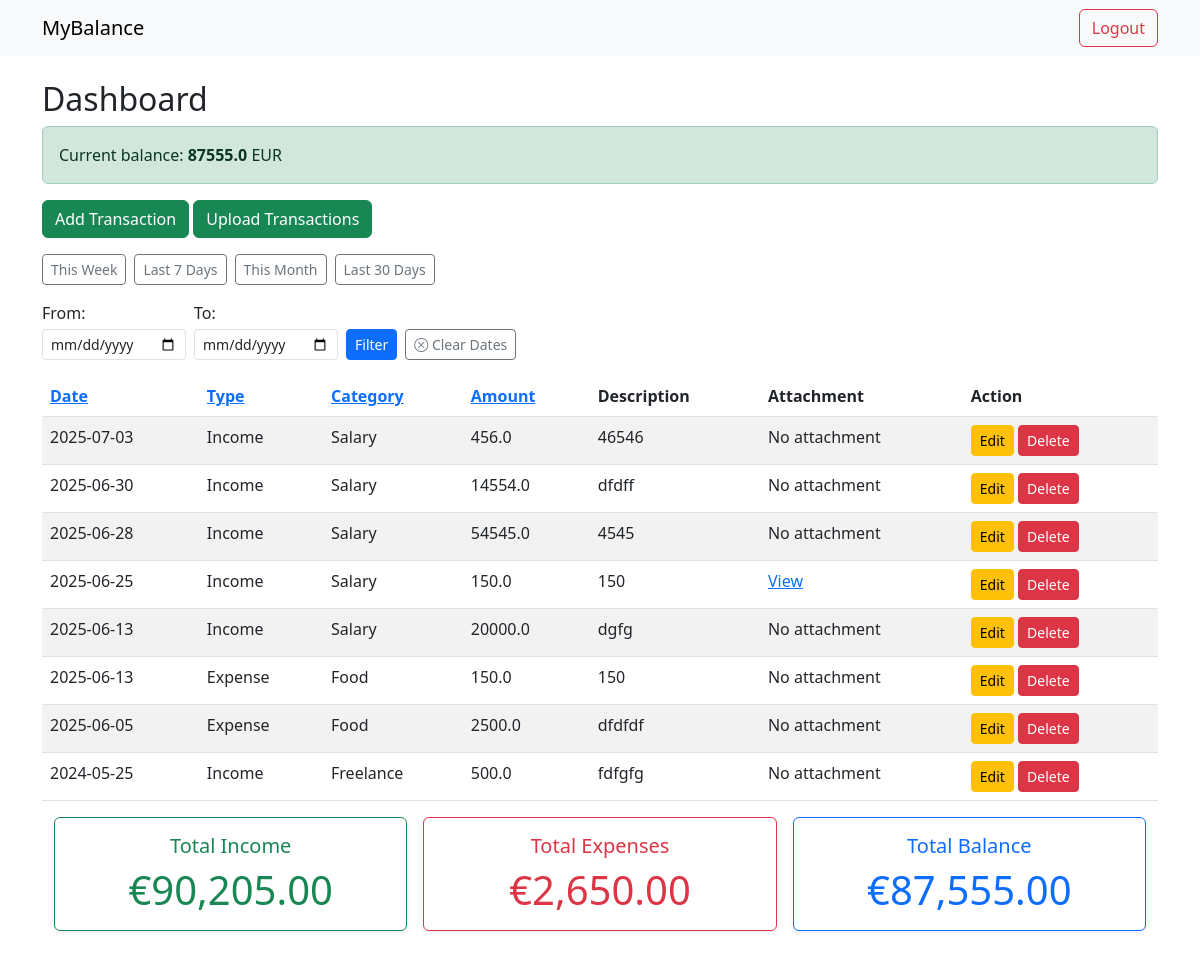
The page /dashboard (signed in) on the database as committed earlier.
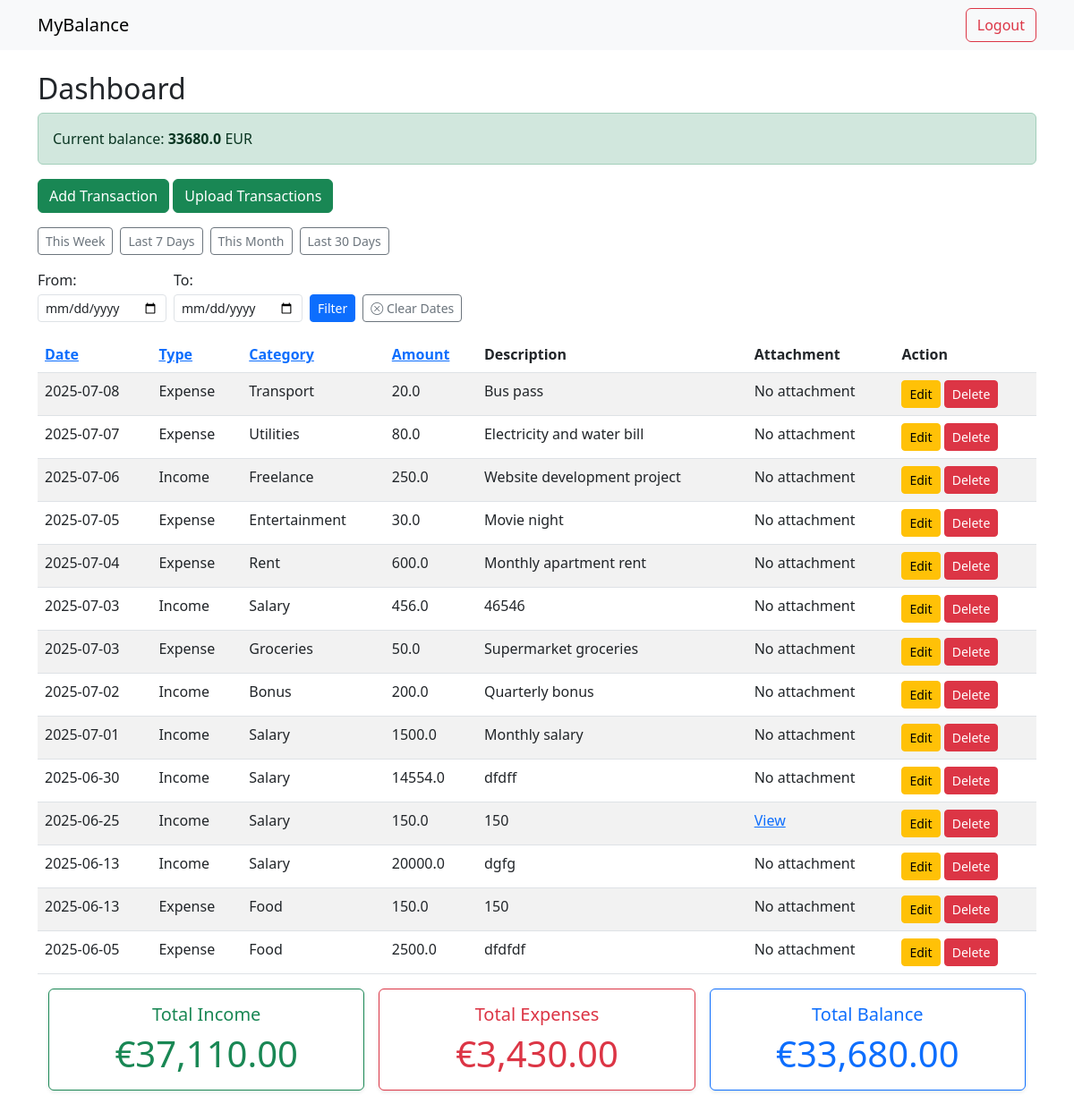
The same page on the database as committed later.
### tables this page shows
CREATE TABLE transactions (
              id INTEGER PRIMARY KEY AUTOINCREMENT,
              user_id INTEGER,
              date TEXT,
              type TEXT,
              category TEXT,
              amount REAL,
              description TEXT, attachment TEXT,
              FOREIGN KEY(user_id) REFERENCES users(id)
              );

### app.py (the view)
@app.route('/dashboard')
def dashboard():
        if 'user_id' not in session:
            return redirect(url_for('login'))
        sort_by=request.args.get('sort_by','date')
        order=request.args.get('order','desc')
        if sort_by not in ['date','type','amount', 'category']:
             sort_by='date'
        if order not in ['asc', 'desc']:
             order='desc'
        date_from=request.args.get('from')
        date_to=request.args.get('to')
        preset=request.args.get('preset')
        today=date.today()
        if preset=='this_week':
             start_of_week=today-timedelta(days=today.weekday())
             date_from=start_of_week.isoformat()
             date_to=today.isoformat()
        elif preset=='last_7_days':
             date_from=(today-timedelta(days=6)).isoformat()
             date_to=today.isoformat()
        elif preset=='this_month':
             date_from=(today.replace(day=1)).isoformat()
             date_to=today.isoformat()
        elif preset=='last_30_days':
             date_from=(today-timedelta(days=29)).isoformat()
             date_to=today.isoformat()
        query='''
            SELECT id, date, type, category, amount, description, attachment
            FROM transactions
            WHERE user_id=?
        '''
        params=[session['user_id']]
        if date_from:
             query+=" AND date>=?"
             params.append(date_from)
        if date_to:
             query+=" AND date<=?"
             params.append(date_to)
        query+= f"ORDER BY {sort_by} {order}"
        conn=get_db_conn()
        c=conn.cursor()
        c.execute(query, tuple(params))
        transactions=c.fetchall()
        query_current = '''SELECT
                        COALESCE(SUM(CASE WHEN type='Income' THEN amount ELSE 0 END),0) -
                        COALESCE(SUM(CASE WHEN type='Expense' THEN amount ELSE 0 END),0) AS balance
                        FROM transactions
                        WHERE user_id=?'''
        c.execute(query_current, (session['user_id'],))
        current_balance = c.fetchone()['balance']
        query_totals='''
                    SELECT
                    COALESCE(SUM(CASE WHEN type='Income' THEN amount ELSE 0 END),0)-
                    COALESCE(SUM(CASE WHEN type='Expense' THEN amount ELSE 0 END),0) AS balance,
                    COALESCE(SUM(CASE WHEN type='Income' THEN amount ELSE 0 END),0) AS total_income,
                    COALESCE(SUM(CASE WHEN type='Expense' THEN amount ELSE 0 END),0) AS total_expenses
                    FROM transactions
                    WHERE user_id=?

                  '''
        params_totals=[session['user_id']]
        if date_from:
            query_totals+= ' AND date>=?'
            params_totals.append(date_from)
        if date_to:
            query_totals+= ' AND date<=?'
            params_totals.append(date_to)
        c.execute(query_totals, tuple(params_totals))
        row=c.fetchone()
        total_income=row['total_income']
        total_expenses=row['total_expenses']
        balance=row['balance']
        conn.close()
        return render_template('dashboard.html', transactions=transactions, sort_by=sort_by, order=order, date_from=date_from,
                               date_to=date_to, balance=balance, total_income=total_income,total_expenses=total_expenses, current_balance=current_balance)

### app.py (called while the page is built)
def get_db_conn():
     conn=sqlite3.connect(DATABASE)
     conn.row_factory=sqlite3.Row
     return conn

### templates/dashboard.html (shortened to what this page needs)
{% extends 'base.html' %}
{% block content %}
<h2>Dashboard</h2>
<div class="alert {% if balance>=0 %} alert-success {% else %} alert-danger {% endif %}" role="alert">
    Current balance: <strong>{{current_balance}}</strong> EUR
</div>
<a href="{{ url_for('add') }}" class="btn btn-success mb-3">Add Transaction</a>
<a href="{{ url_for('import_transactions') }}" class="btn btn-success mb-3">Upload Transactions</a>
<form method="get" class="d-flex align-items-end gap-2 mb-3" style="flex-wrap: wrap; max-width: 600px;">
      <div class="col-auto">
        <a href="{{ url_for('dashboard', preset='this_week')}}" class="btn btn-outline-secondary btn-sm">This Week</a>
    </div>
    <div class="col-auto">
        <a href="{{ url_for('dashboard', preset='last_7_days')}}" class="btn btn-outline-secondary btn-sm">Last 7 Days</a>
    </div>
    <div class="col-auto">
        <a href="{{ url_for('dashboard', preset='this_month')}}" class="btn btn-outline-secondary btn-sm">This Month</a>
    </div>
    <div class="col-auto">
        <a href="{{ url_for('dashboard', preset='last_30_days')}}" class="btn btn-outline-secondary btn-sm">Last 30 Days</a>
    </div>
    <div class="col-auto">
        <label for="from" class="form-label mb-1">From:</label>
        <input type="date" name="from" id="from" class="form-control form-control-sm" value="{{ date_from or ''}}">
    </div>
    <div class="col-auto">
        <label for="to" class="form-label mb-1">To:</label>
        <input type="date" name="to" id="to" class="form-control form-control-sm" value="{{ date_to or ''}}">
    </div>
    <div class="col-auto">
        <button type="submit" class="btn btn-sm btn-primary">Filter</button>
    </div>
    <div class="col-auto">
        <a href="{{ url_for('dashboard')}}" class="btn btn-outline-secondary btn-sm">
            <i class="bi bi-x-circle"></i> Clear Dates</a>
    </div>
</form>
<table class="table table-striped">
    <thead>
        <tr>
            <th><a href="{{ url_for('dashboard',sort_by='date', order='asc' if sort_by!='date' or order=='desc' else 'desc' ) }}">Date</a></th>
            <th><a href="{{ url_for('dashboard', sort_by='type', order='asc' if sort_by!='type' or order=='desc' else 'desc')}}">Type</a></th>
            <th><a href="{{ url_for ('dashboard', sort_by='category', order='asc' if sort_by!='category' or order=='desc' else 'desc')}}">Category</a></th>
            <th><a href ="{{ url_for('dashboard', sort_by='amount', order='asc' if sort_by!='amount' or order=='desc' else 'desc')}}">Amount</a></th>
            <th>Description</th>
            <th>Attachment</th>
            <th>Action</th>
        </tr>
    </thead>
    <tbody>
        {% for t in transactions %}
        <tr>
            <td>{{ t['date'] }}</td>
            <td>{{ t['type'] }}</td>
            <td>{{ t['category'] }}</td>
            <td>{{ t['amount'] }}</td>
            <td>{{ t['description'] }}</td>
            <td>
                {% if  t['attachment']%}
                    <a href="{{ url_for('static', filename='uploads/'+t['attachment'])}}" target="_blank">View</a>
                {% else %}
                    No attachment
                {% endif %}
               </td>
            <td >
                <a href="{{url_for('update', id=t['id'])}}" class="btn btn-sm btn-warning">Edit</a>
                <a href="{{ url_for('confirm_delete', id=t['id'], target='record')}}" class="btn btn-sm btn-danger">Delete</a>
            </td>
        </tr>
        {% endfor %}
    </tbody>
</table>
<div class="container mb-4">
  <div class="row g-3">
    {% if date_from or date_to %}
      <div class="col-md-4">
        <div class="card border-success shadow-sm">
          <div class="card-body text-center">
            <h5 class="card-title text-success">Income for period</h5>
            <p class="card-text display-6 text-success ">€{{ "{:,.2f}".format(total_income) }}</p>
          </div>
        </div>
      </div>
      <div class="col-md-4">
        <div class="card border-danger shadow-sm">
          <div class="card-body text-center">
            <h5 class="card-title text-danger">Expenses for period</h5>
            <p class="card-text display-6 text-danger ">€{{ "{:,.2f}".format(total_expenses) }}</p>
          </div>
        </div>
      </div>
      <div class="col-md-4">
        <div class="card border-primary shadow-sm">
          <div class="card-body text-center">
            <h5 class="card-title text-primary">Balance for period</h5>
            <p class="card-text display-6 text-primary">€{{ "{:,.2f}".format(balance) }}</p>
          </div>
        </div>
      </div>
    {% else %}
      <div class="col-md-4">
        <div class="card border-success shadow-sm">
          <div class="card-body text-center">
            <h5 class="card-title text-success">Total Income</h5>
             <p class="card-text display-6 text-success ">€{{ "{:,.2f}".format(total_income) }}</p>
          </div>
        </div>
      </div>
      <div class="col-md-4">
        <div class="card border-danger shadow-sm">
          <div class="card-body text-center">
            <h5 class="card-title text-danger">Total Expenses</h5>
            <p class="card-text display-6 text-danger ">€{{ "{:,.2f}".format(total_expenses) }}</p>
          </div>
        </div>
      </div>
      <div class="col-md-4">
        <div class="card border-primary shadow-sm">
          <div class="card-body text-center">
            <h5 class="card-title text-primary">Total Balance</h5>
           <p class="card-text display-6 text-primary">€{{ "{:,.2f}".format(balance) }}</p>
          </div>
        </div>
      </div>
    {% endif %}
  </div>
</div>
{% endblock %}

### templates/base.html (shortened to what this page needs)
<!doctype html>
<html lang="en">
<head>
    <link href="https://cdn.jsdelivr.net/npm/bootstrap@5.3.0/dist/css/bootstrap.min.css" rel="stylesheet">
    <link rel="stylesheet" href="https://cdn.jsdelivr.net/npm/bootstrap-icons@1.11.3/font/bootstrap-icons.css">
</head>
<body>
<nav class="navbar navbar-expand-lg navbar-light bg-light mb-4">
    <div class="container">
        <a class="navbar-brand" href="{{ url_for('home') }}">MyBalance</a>
        <div>
            {% if 'user_id' in session %}
                <a class="btn btn-outline-danger" href="{{ url_for('logout') }}">Logout</a>
            {% else %}
                <a class="btn btn-outline-primary" href="{{ url_for('login') }}">Login</a>
                <a class="btn btn-outline-success" href="{{ url_for('register') }}">Register</a>
            {% endif %}
        </div>
    </div>
</nav>
<div class="container">
    {% block content %}{% endblock %}
</div>
</body>
</html>

Rows that differ between the two databases and show on the page:
removed transactions: date "2025-06-28", type "Income", category "Salary", amount "54545.0", description "4545", shows "No attachment"
removed transactions: date "2024-05-25", type "Income", category "Freelance", amount "500.0", description "fdfgfg", shows "No attachment"
added transactions: date "2025-07-08", type "Expense", category "Transport", amount "20.0", description "Bus pass", shows "No attachment"
added transactions: date "2025-07-07", type "Expense", category "Utilities", amount "80.0", description "Electricity and water bill", shows "No attachment"
added transactions: date "2025-07-06", type "Income", category "Freelance", amount "250.0", description "Website development project", shows "No attachment"
added transactions: date "2025-07-05", type "Expense", category "Entertainment", amount "30.0", description "Movie night", shows "No attachment"
added transactions: date "2025-07-04", type "Expense", category "Rent", amount "600.0", description "Monthly apartment rent", shows "No attachment"
added transactions: date "2025-07-03", type "Expense", category "Groceries", amount "50.0", description "Supermarket groceries", shows "No attachment"
added transactions: date "2025-07-02", type "Income", category "Bonus", amount "200.0", description "Quarterly bonus", shows "No attachment"
added transactions: date "2025-07-01", type "Income", category "Salary", amount "1500.0", description "Monthly salary", shows "No attachment"
Other text that changed with them:
{{ current_balance }}: "87555.0" → "33680.0"
{{ "{:,.2f}".format(total_income) }}: "90,205.00" → "37,110.00"
{{ "{:,.2f}".format(total_expenses) }}: "2,650.00" → "3,430.00"
{{ "{:,.2f}".format(balance) }}: "87,555.00" → "33,680.00"
